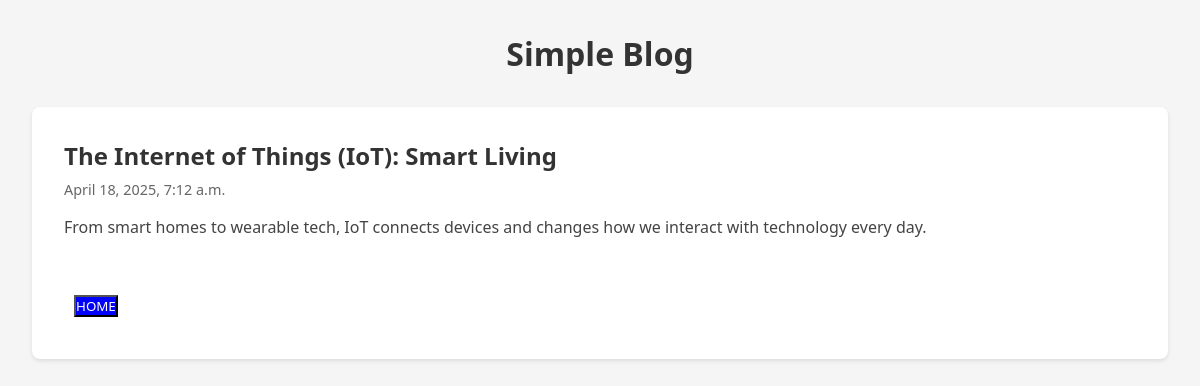
The page /post/5 on the database its author committed.
### posts/models.py (models this page shows)
class Post(models.Model):
    title = models.CharField(max_length=50)
    body = models.TextField(max_length=3_000_000_000)
    created_at = models.DateTimeField(auto_now_add=True)

### posts/views.py (the view)
# urls.py: path("post/<str:pk>", views.post, name="post"),
def post(request, pk):
    post = Post.objects.get(pk=pk)
    return render(request, "post.html", {"post": post})

### templates/post.html (shortened to what this page needs)
<!DOCTYPE html>
<html lang="en">
  <head>
  </head>
  <body>
    <div class="container">
      <h1>Simple Blog</h1>
      <div class="post-container">
        <div class="post">
          <h2 class="post-title">{{ post.title }}</h2>
          <div class="post-date">{{post.created_at}}</div>
          <p class="post-body">{{ post.body}}</p>
          <br /><br />
          <a href="/"><button>HOME</button></a>
        </div>
      </div>
    </div>
  </body>
</html>

### templates/post.html (style rules this page uses)
* { margin: 0; padding: 0; box-sizing: border-box; font-family: "Segoe UI", Tahoma, Geneva, Verdana, sans-serif; }
body { background-color: #f5f5f5; padding: 2rem; }
.container { max-width: 1200px; margin: 0 auto; }
.post-container { display: flex; flex-direction: column; gap: 2rem; }
.post { background-color: white; padding: 2rem; border-radius: 8px; box-shadow: 0 2px 4px rgba(0, 0, 0, 0.1); transition: transform 0.2s; }
.post-title { color: #333; margin-bottom: 0.5rem; }
.post-date { color: #666; font-size: 0.9rem; margin-bottom: 1rem; }
.post-body { color: #444; line-height: 1.6; }
h1 { text-align: center; margin-bottom: 2rem; color: #333; }
a { text-decoration: none; }
button { background-color: blue; color: white; margin: 10px; }

### rows shown on the page
Post: title "The Internet of Things (IoT): Smart Living", created_at "April 18, 2025, 7:12 a.m.", body "From smart homes to wearable tech, IoT connects devices and changes how we interact with technology every day."
